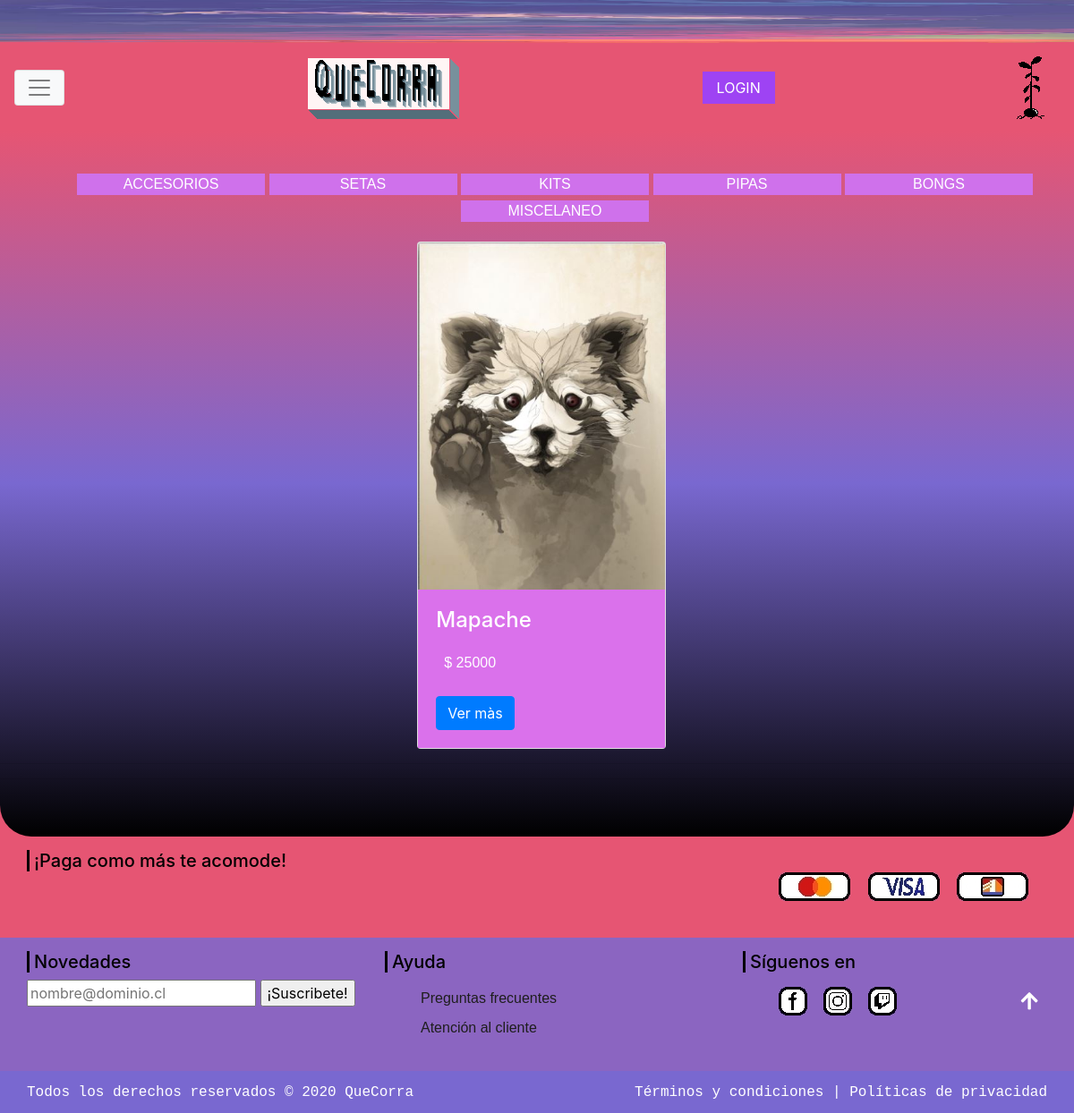
Page /catalogo/tienda/ on the committed database.
### catalogo/models.py (models this page shows, shortened)
class Accesorio(models.Model):
	nombre = models.CharField(max_length=200)
	marca = models.ForeignKey('Marca', on_delete=models.SET_NULL, null=True)
	precio = models.IntegerField(blank=True)
	imagen = models.ImageField(upload_to='imagen/', null=False)
	resumen = models.TextField(max_length=1000)
	categoria = models.ManyToManyField(Categoria)

### catalogo/views.py (the view)
# urls.py: path('tienda/', views.proximamente, name ='proximamente'),
def proximamente(request):
    num_accesorio=Accesorio.objects.all() #objetos tipo accesorio
    return render(
        request,
        'proximamente.html',
        context={'num_accesorio':num_accesorio},
    )

### catalogo/templates/proximamente.html (shortened to what this page needs)
{% extends "base_generic.html" %}
{% block content %}
<!DOCTYPE html>
<html>
<head>
    {% load static %}
    <link rel="stylesheet" href="https://use.fontawesome.com/releases/v5.4.1/css/all.css">
    <link rel="stylesheet" type="text/css" href="{% static 'css/EstTiendaa.css' %}">
    <link href="{% static 'css/bootstrap.min.css' %}" type="text/css" rel="stylesheet">
</head>
<body>
    <div id=capa>
        <br>
        <br>
        <div class="row justify-content-around">
            <div class="col-xl-12 col-lg-12 col-md-12 col-sm-12 col-12">
                <center>
                    <ul id=categorias>
                        <li>
                            <a href="{% url 'proximamente' %}" target="_self" style="color: white;">ACCESORIOS</a>
                        </li>
                        <li>
                            <a href="#" target="_self" onclick="proximamente()" style="color: white;">SETAS</a>
                        </li>
                        <li>
                            <a href="#" target="_self" onclick="proximamente()" style="color: white;">KITS</a>
                        </li>
                        <li>
                            <a href="#" target="_self" onclick="proximamente()" style="color: white;">PIPAS</a>
                        </li>
                        <li>
                            <a href="#" target="_self" onclick="proximamente()" style="color: white;">BONGS</a>
                        </li>
                        <li>
                            <a href="#" target="_self" onclick="proximamente()" style="color: white;">MISCELANEO</a>
                        </li>
                    </ul>
                </center>
            </div>
        </div>
        <div class="row justify-content-around">
            {% for accesorio in num_accesorio %}
            <div class="col-xl-3 col-lg-3 col-md-7 col-sm-8 col-7" style="margin-left: 10px;">
                <div class="card">
                    <img class="card-img-top img" src="{{ accesorio.imagen.url }}">
                    <div class="card-body" style="background-color: #DA71EB; color: white;">
                        <h4 class="card-title">{{ accesorio.nombre }}</h4>
                        <p class="card-text">$ {{ accesorio.precio }}</p>
                        <a href="{% url 'accesorio-detail' accesorio.pk %}" class="btn btn-primary">Ver màs</a>
                    </div>
                </div>
            </div>
            {% endfor %}
        </div>
        <hr>
        {% if user.is_authenticated %}
        <div class="row justify-content-around">
            <div class="col-xl-12 col-lg-12 col-md-12 col-sm-12 col-12">
                <center>
                    <ul id=categorias>
                        <li><a style="color: white;" href="{% url 'accesorio_form' %}">Agregar producto + </a></li>
                    </ul>
                </center>
            </div>
        </div>
        {% else %}
        <hr>
        {% endif %}
        <br>
        <br>
    </div>
</body>
</html>
{% endblock %}

### catalogo/static/css/EstInicio.css (style rules this page uses)
body { font-family: Verdana; }
#capa { background-image: linear-gradient(#E65573, #7968D0, black); border-bottom-left-radius: 35px; border-bottom-right-radius: 35px; }
html { scroll-behavior: smooth; }

### catalogo/static/css/EstAutocu.css (style rules this page uses)
body { font-family: Verdana; }
#capa { background-image: linear-gradient(#E65573, #7968D0, black); border-bottom-left-radius: 35px; border-bottom-right-radius: 35px; }
html { scroll-behavior: smooth; }

### catalogo/static/css/EstTiendaa.css (style rules this page uses)
body { font-family: Verdana; }
#capa { background-image: linear-gradient(#E65573, #7968D0, black); border-bottom-left-radius: 35px; border-bottom-right-radius: 35px; }
#categorias li { text-align: center; overflow: hidden; display: inline-block; width: 210px; background-color: #cf71eb; font-family: Verdana, Geneva, Tahoma, sans-serif; color: white; }
#categorias a { display: block; list-style-type: none; }
html { scroll-behavior: smooth; }

### catalogo/static/css/EstTermin.css (style rules this page uses)
body { font-family: Verdana; }
#capa { background-image: linear-gradient(#E65573, #7968D0, black); border-bottom-left-radius: 35px; border-bottom-right-radius: 35px; }
p { font-family: Arial, Helvetica, sans-serif; text-justify: auto; padding: 9px; }
html { scroll-behavior: smooth; }

### catalogo/static/css/EstRegistro.css (style rules this page uses)
body { font-family: Verdana; }
#capa { background-image: linear-gradient(#E65573, #7968D0, black); border-bottom-left-radius: 35px; border-bottom-right-radius: 35px; }
html { scroll-behavior: smooth; }

### catalogo/static/css/EstQuien.css (style rules this page uses)
body { font-family: Verdana; }
#capa { background-image: linear-gradient(#E65573, #7968D0, black); border-bottom-left-radius: 35px; border-bottom-right-radius: 35px; }
p { font-family: Arial, Helvetica, sans-serif; text-justify: auto; padding: 9px; }
html { scroll-behavior: smooth; }

### catalogo/static/css/EstEntradas.css (style rules this page uses)
body { font-family: Verdana; }
#capa { background-image: linear-gradient(#E65573, #7968D0, black); border-bottom-left-radius: 35px; border-bottom-right-radius: 35px; }
html { scroll-behavior: smooth; }

### catalogo/static/css/styles.css (style rules this page uses)
body { font-family: Verdana; }
#capa { background-image: linear-gradient(#E65573, #7968D0, black); border-bottom-left-radius: 35px; border-bottom-right-radius: 35px; }
html { scroll-behavior: smooth; }

### catalogo/templates/base_generic.html (style rules this page uses)
body { background-color: #E65573; }

### catalogo/templates/proximamente.html (style rules this page uses)
body { background-color: #E65573; }

### rows in the picture
Accesorio: imagen (picture), nombre "Mapache", precio "25000"
